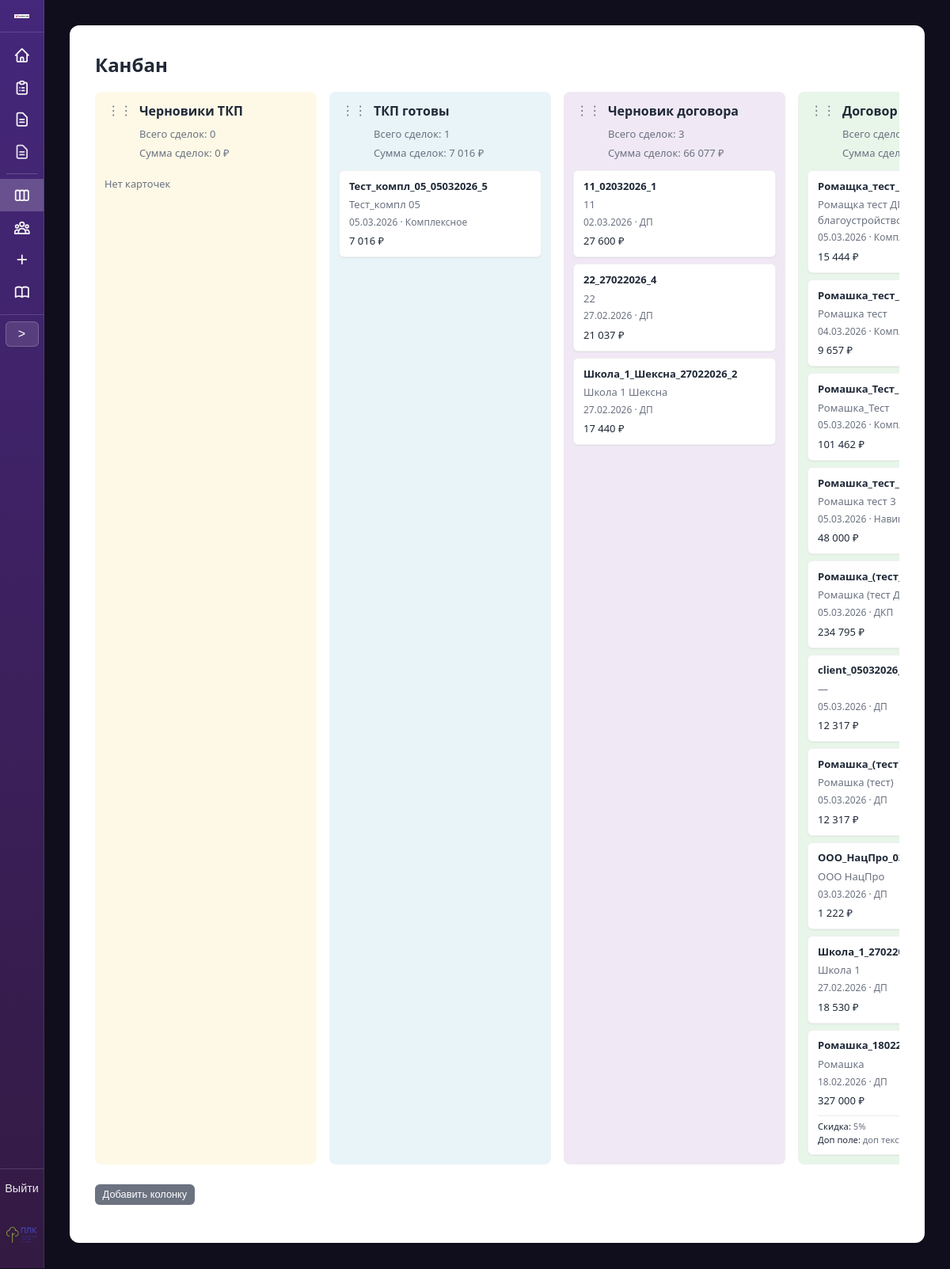
The app's page /kanban/ (signed in), older data.
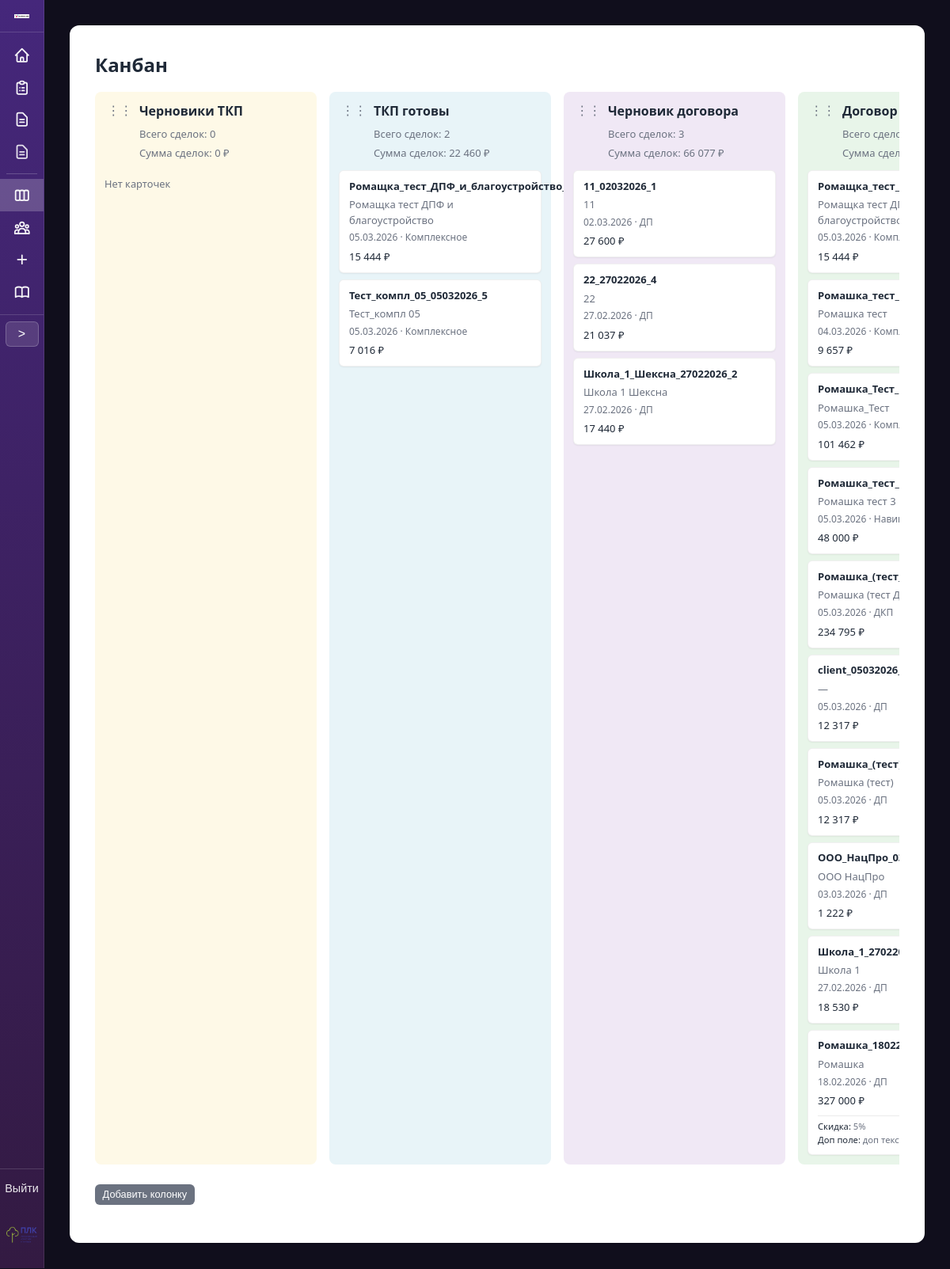
The same page, newer data.
### proposals/models.py (models this page shows, shortened)
class KanbanColumnTitleOverride(models.Model):
    user = models.ForeignKey(
        settings.AUTH_USER_MODEL,
        on_delete=models.CASCADE,
        related_name='kanban_column_title_overrides',
    )
    column_key = models.CharField('Ключ колонки', max_length=50)
    title = models.CharField('Название', max_length=255)
    class Meta:
        verbose_name = 'Название колонки канбана'
        verbose_name_plural = 'Названия колонок канбана'
        unique_together = [['user', 'column_key']]

class TKPRecord(models.Model):
    STATUS_DRAFT = 'draft'
    STATUS_FINAL = 'final'
    STATUS_CHOICES = [
        (STATUS_DRAFT, 'Черновик'),
        (STATUS_FINAL, 'Итоговый'),
    ]
    date = models.DateField('Дата')
    number = models.CharField('Номер документа', max_length=150, unique=True)
    client = models.CharField('Клиент', max_length=255, blank=True)
    service = models.CharField('Услуга', max_length=255)
    sum_total = models.DecimalField('Сумма', max_digits=15, decimal_places=2, default=0)
    room = models.TextField('Параметры объекта / помещение', blank=True)
    s = models.CharField('Площадь / количество', max_length=100, blank=True)
    text = models.TextField('Произвольный текст из ТКП', blank=True)
    status = models.CharField(
        'Статус',
        max_length=20,
        choices=STATUS_CHOICES,
        default=STATUS_FINAL,
    )
    notes = models.TextField('Заметки по сделке', blank=True, default='')
    rows_json = models.JSONField(
        'Строки комплексного ТКП (позиции)',
        null=True,
        blank=True,
        help_text='Список строк: service_name, comment, srok, unit, quantity, price_per_unit, total',
    )
    created_at = models.DateTimeField('Создано', auto_now_add=True)
    created_by = models.ForeignKey(
        settings.AUTH_USER_MODEL,
        on_delete=models.SET_NULL,
        null=True,
        blank=True,
        related_name='created_tkp_records',
        verbose_name='Владелец',
    )
    class Meta:
        verbose_name = 'Запись ТКП'
        verbose_name_plural = 'Записи ТКП'
        ordering = ['-created_at']

### proposals/views.py (the view)
# urls.py: path('kanban/', views.kanban_view, name='kanban'),
@login_required
@require_http_methods(['GET'])
def kanban_view(request):
    tkp_list = list(TKPRecord.objects.order_by('-created_at'))
    contract_by_tkp = {
        c.tkp_id: c
        for c in ContractRecord.objects.filter(tkp__isnull=False).select_related('tkp')
    }
    default_titles = {
        KANBAN_COL_DRAFT: 'Черновик',
        KANBAN_COL_FINAL: 'Итоговый',
        KANBAN_COL_CONTRACT_DRAFT: 'Договор — черновик',
        KANBAN_COL_CONTRACT_FINAL: 'Договор сформирован',
    }
    title_overrides = {
        o.column_key: o.title
        for o in KanbanColumnTitleOverride.objects.filter(user=request.user)
    }
    custom_columns = list(
        KanbanColumnCustom.objects.filter(user=request.user).order_by('order', 'pk')
    )
    positions = {
        p.tkp_id: p.column_key
        for p in KanbanCardPosition.objects.filter(user=request.user)
    }
    tkp_ids = [t.pk for t in tkp_list]
    custom_fields_qs = KanbanCardField.objects.filter(
        user=request.user, tkp_id__in=tkp_ids
    ).order_by('tkp_id', 'order', 'pk')
    custom_fields_by_tkp = {}
    for f in custom_fields_qs:
        custom_fields_by_tkp.setdefault(f.tkp_id, []).append({'name': f.name, 'value': f.value or ''})
    all_column_keys = [KANBAN_COL_DRAFT, KANBAN_COL_FINAL, KANBAN_COL_CONTRACT_DRAFT, KANBAN_COL_CONTRACT_FINAL]
    columns = {key: {'title': title_overrides.get(key) or default_titles[key], 'cards': [], 'count': 0, 'sum': Decimal(0)} for key in all_column_keys}
    for cc in custom_columns:
        ckey = f'custom_{cc.pk}'
        columns[ckey] = {'title': cc.title, 'cards': [], 'count': 0, 'sum': Decimal(0), 'custom_id': cc.pk}
    for tkp in tkp_list:
        contract = contract_by_tkp.get(tkp.pk)
        col_key = positions.get(tkp.pk) or _kanban_computed_column(tkp, contract)
        if col_key not in columns:
            col_key = _kanban_computed_column(tkp, contract)
        service_display = 'Комплексное' if tkp.service == 'Комплексное ТКП' else tkp.service
        sum_val = tkp.sum_total or Decimal(0)
        card = {
            'tkp_id': tkp.pk,
            'tkp_number': tkp.number,
            'client': tkp.client or '—',
            'date': tkp.date,
            'date_display': tkp.date.strftime('%d.%m.%Y'),
            'service_display': service_display,
            'sum_total': sum_val,
            'sum_display': _format_price(sum_val),
            'contract_id': contract.pk if contract else None,
            'custom_fields': custom_fields_by_tkp.get(tkp.pk, []),
        }
        columns[col_key]['cards'].append(card)
        columns[col_key]['count'] += 1
        columns[col_key]['sum'] += sum_val
    default_order = [
        KANBAN_COL_DRAFT,
        KANBAN_COL_FINAL,
        KANBAN_COL_CONTRACT_DRAFT,
        KANBAN_COL_CONTRACT_FINAL,
    ] + [f'custom_{cc.pk}' for cc in custom_columns]
    try:
        board_order = KanbanBoardOrder.objects.get(user=request.user)
        saved_order = list(board_order.order) if isinstance(board_order.order, list) else []
    except KanbanBoardOrder.DoesNotExist:
        saved_order = []
    ordered_keys = [k for k in saved_order if k in columns] if saved_order else []
    for k in default_order:
        if k not in ordered_keys and k in columns:
            ordered_keys.append(k)
    def col_data(key):
        c = columns.get(key)
        if not c:
            return None
        return {
            'id': key,
            'title': c['title'],
            'cards': c['cards'],
            'count': c['count'],
            'sum': c['sum'],
            'sum_display': _format_price(c['sum']),
            'custom_id': c.get('custom_id'),
        }
    all_columns = [col_data(k) for k in ordered_keys if col_data(k)]
    column_groups = [{'group_title': '', 'columns': all_columns}]
    return render(request, 'proposals/kanban.html', {
        'column_groups': column_groups,
    })

### proposals/views.py (called while the page is built)
def _format_price(value):
    if value is None:
        return ''
    s = str(int(value))
    n = len(s)
    if n <= 3:
        return s
    r = n % 3 or 3
    result = s[:r]
    for i in range(r, n, 3):
        result += ' ' + s[i:i + 3]
    return result

def _kanban_computed_column(tkp, contract):
    if tkp.status == TKPRecord.STATUS_DRAFT:
        return KANBAN_COL_DRAFT
    if tkp.status != TKPRecord.STATUS_FINAL:
        return KANBAN_COL_DRAFT
    if contract is None:
        return KANBAN_COL_FINAL
    if contract.status == ContractRecord.STATUS_DRAFT:
        return KANBAN_COL_CONTRACT_DRAFT
    return KANBAN_COL_CONTRACT_FINAL

### proposals/templates/proposals/kanban.html (shortened to what this page needs)
{% extends "proposals/base.html" %}
{% load proposal_filters %}
{% block container_extra_class %}container--wide{% endblock %}
{% block content %}
<h1 style="margin-bottom: 1rem;">Канбан</h1>
<div class="kanban-board" style="display: flex; gap: 2rem; overflow-x: auto; min-height: 400px; padding-bottom: 0.5rem; align-items: flex-start;">
    {% for group in column_groups %}
    <div class="kanban-group" style="display: flex; flex-direction: column; gap: 0.5rem; flex-shrink: 0; flex: 1;">
        <div class="kanban-group-columns" style="display: flex; gap: 1rem; flex-wrap: nowrap;">
            {% for col in group.columns %}
            <div class="kanban-column" data-column-id="{{ col.id }}" style="flex: 0 0 280px; min-width: 280px; border-radius: 8px; padding: 0.75rem; display: flex; flex-direction: column;">
                <div class="kanban-column-header" style="margin-bottom: 0.75rem; display: flex; align-items: flex-start; gap: 0.35rem;">
                    <span class="kanban-column-drag-handle" draggable="true" data-column-id="{{ col.id }}" title="Переместить колонку" style="cursor: grab; padding: 0.2rem; color: var(--text-muted); font-size: 1rem; line-height: 1; user-select: none;">⋮⋮</span>
                    <div style="flex: 1; min-width: 0;">
                    <h3 class="kanban-col-title-editable" data-column-id="{{ col.id }}" contenteditable="true" style="font-size: 1rem; margin: 0 0 0.5rem; font-weight: 600; outline: none; min-height: 1.5em;">{{ col.title }}</h3>
                    <p style="margin: 0; font-size: 0.8125rem; color: var(--text-muted);">Всего сделок: {{ col.count }}</p>
                    <p style="margin: 0.25rem 0 0; font-size: 0.8125rem; color: var(--text-muted);">Сумма сделок: {{ col.sum_display }} ₽</p>
                    </div>
                </div>
                <div class="kanban-column-cards" data-column-id="{{ col.id }}" style="flex: 1; min-height: 120px; display: flex; flex-direction: column; gap: 0.5rem;">
                    {% for card in col.cards %}
                    <div class="kanban-card" data-tkp-id="{{ card.tkp_id }}" data-column-id="{{ col.id }}" draggable="true"
                         style="background: #fff; border-radius: 6px; padding: 0.6rem 0.75rem; box-shadow: 0 1px 2px rgba(0,0,0,.06); cursor: grab; font-size: 0.8125rem; border: 1px solid rgba(0,0,0,.06);">
                        <div class="kanban-card-number" style="font-weight: 600; margin-bottom: 0.25rem;">{{ card.tkp_number }}</div>
                        <div class="kanban-card-client" style="color: var(--text-muted); margin-bottom: 0.2rem;">{{ card.client }}</div>
                        <div class="kanban-card-meta" style="font-size: 0.75rem; color: var(--text-muted);">
                            {{ card.date_display }} · {{ card.service_display }}
                        </div>
                        <div class="kanban-card-sum" style="margin-top: 0.35rem; font-weight: 500;">{{ card.sum_display }} ₽</div>
                        {% if card.custom_fields %}
                        <div class="kanban-card-custom-fields" style="margin-top: 0.5rem; padding-top: 0.35rem; border-top: 1px solid rgba(0,0,0,.08); font-size: 0.7rem; color: var(--text-muted);">
                            {% for f in card.custom_fields %}
                            <div><span style="color: var(--text);">{{ f.name }}:</span> {{ f.value|default:"—" }}</div>
                            {% endfor %}
                        </div>
                        {% endif %}
                    </div>
                    {% empty %}
                    <p style="font-size: 0.8rem; color: var(--text-muted); margin: 0.5rem 0;">Нет карточек</p>
                    {% endfor %}
                </div>
            </div>
            {% endfor %}
        </div>
    </div>
    {% endfor %}
</div>
<p style="margin-top: 1rem;">
    <button type="button" id="kanban-add-column-btn" class="btn btn-secondary btn-sm">Добавить колонку</button>
</p>
{% endblock %}

Row changes from the older to the newer data that the page shows:
added TKPRecord: tkp_number "Ромащка_тест_ДПФ_и_благоустройство_05032026_8", client "Ромащка тест ДПФ и благоустройство"
Text that changed along with them:
list line gone: "⋮⋮ Всего сделок: 1 Сумма сделок: 7 016 ₽ 05.03.2026 · Комплексное 7 016 ₽"
new list line: "⋮⋮ Всего сделок: 2 Сумма сделок: 22 460 ₽ 05.03.2026 · Комплексное 15 444 ₽ 05.03.2026 · Комплексное 7 016 ₽"
list line gone: "ТКП готовы"
new list line: "ТКП готовы"
list line gone: "Тест_компл_05_05032026_5 Тест_компл 05"
new list line: "Тест_компл_05_05032026_5 Тест_компл 05"
